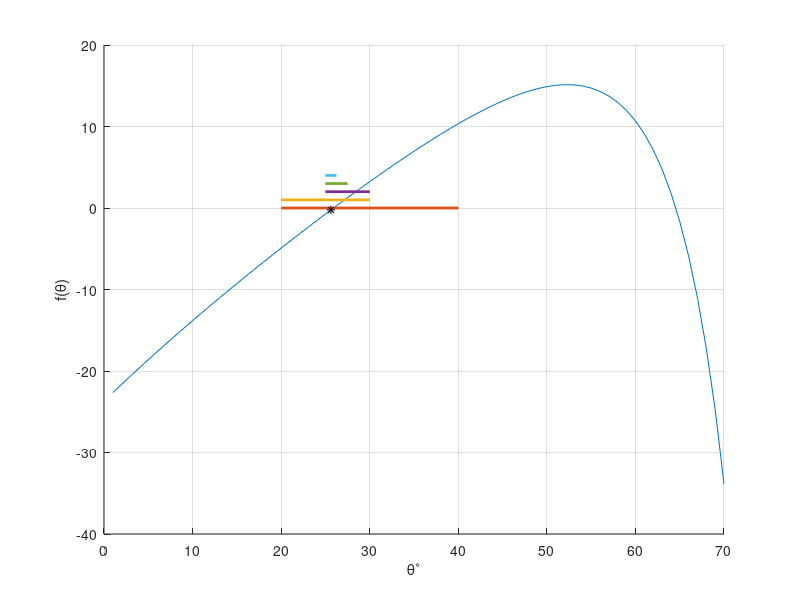

Here is the MATLAB script that generated this plot:
% Setup Problem
x = 60;   % ft
v0 = 50;  % ft/s
hQ = 6.5; % ft
g = 32.2; % ft/s^2

f = @(theta_deg) x * tand(theta_deg) ...
    - 0.5*x^2*g/v0^2./cosd(theta_deg).^2 ...
    + hQ - 7;
imax = 10;
tol = 1; % tolerance in solution (deg)

% Visualize & Select an Interval
thetas_deg = 1:70;
figure
hold on;
plot(thetas_deg, f(thetas_deg));
grid on;
xlabel('\theta^\circ');
ylabel('f(\theta)');

a = 20; b = 40;
plot([a, b], [0, 0], 'LineWidth', 2);

% Bisection Algorithm
for i = 1:imax
    xns = (a + b)/2;
    toli = abs(b-a)/2;
    
    % Two candidate brackets:
    % [a xns] or [xns b]
    % Run check to decide which bracket to proceed with
    % f(A)*F(B) < 0
    fa = f(a);
    fxns = f(xns);
    
    fprintf("%d  %f  %f  %f  %f\n", i, a, b, xns, f(xns));

    % Decide on stopping
    if i == imax
        exit_msg = 'Max iterations reached.'
        break
    end
    if toli < tol
        exit_msg = 'Tolerance satisfied.'
        break
    end
    
    if fa*fxns < 0
        b = xns;
    else
        a = xns;
    end
    plot([a, b], [i, i], 'LineWidth', 2);
end



% Update bracket
% a = 
% b = 




% View Result
disp(exit_msg);
fprintf("theta: %f\n", xns);
plot(xns, f(xns), 'k*');


